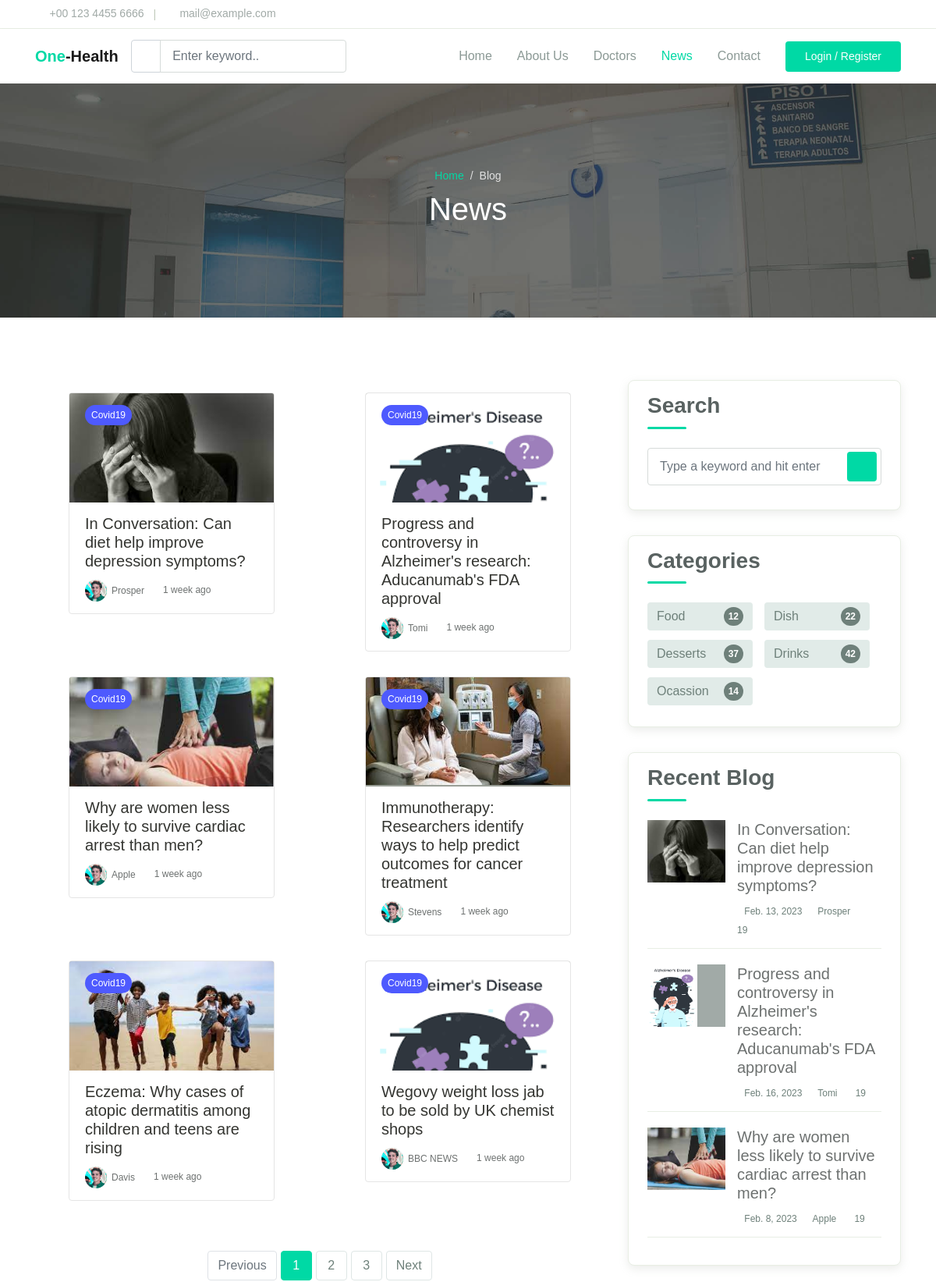
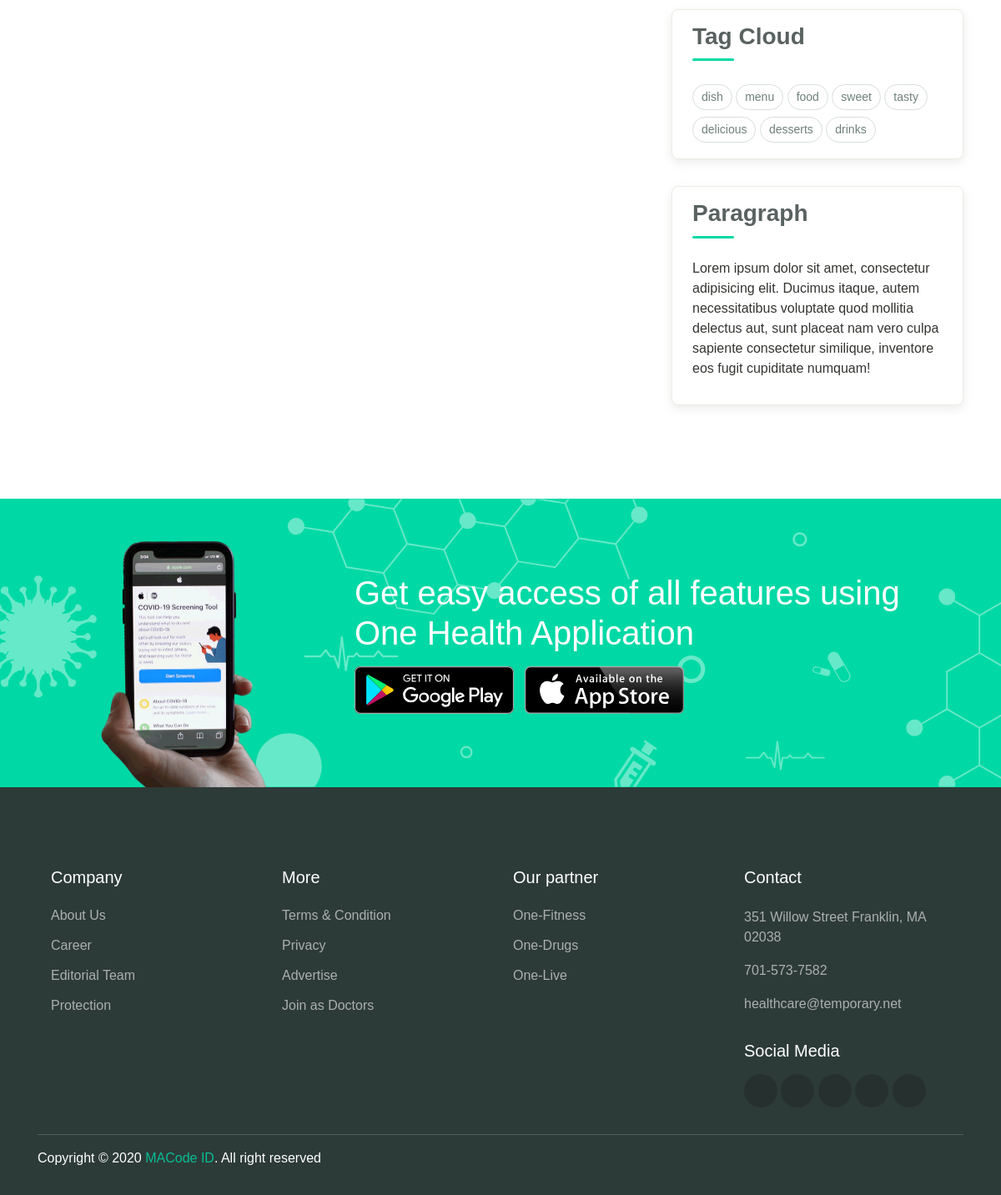
Page /news/ on the committed database (2 pictures, top to bottom).
### app/models.py (models this page shows, shortened)
class News(models.Model):
    headline = models.CharField(max_length=100)
    content = models.TextField()
    author = models.CharField(max_length=50)
    date = models.DateField()
    image = models.ImageField(default='default.jpg', upload_to='news images')
    slug = models.SlugField()
    class Meta:
        verbose_name_plural = 'News'

### app/views.py (the view)
# urls.py: path('news/',NewsPage, name='blog' ),
def NewsPage(request):
    news = News.objects.all()
    context = {
        'news' : news
    }
    return render(request, 'app/blog.html', context)

### app/templates/app/blog.html (shortened to what this page needs)
{% load static %}
<!DOCTYPE html>
<html lang="en">
<head>
  <link rel="stylesheet" href="{% static 'app/assets/css/maicons.css' %}">
  <link rel="stylesheet" href="{% static 'app/assets/css/bootstrap.css' %}">
  <link rel="stylesheet" href="{% static 'app/assets/vendor/owl-carousel/css/owl.carousel.css' %}">
  <link rel="stylesheet" href="{% static 'app/assets/vendor/animate/animate.css' %}">
  <link rel="stylesheet" href="{% static 'app/assets/css/theme.css' %}">
</head>
<body>
  <header>
    <div class="topbar">
      <div class="container">
        <div class="row">
          <div class="col-sm-8 text-sm">
            <div class="site-info">
              <a href="#"><span class="mai-call text-primary"></span> +00 123 4455 6666</a>
              <span class="divider">|</span>
              <a href="#"><span class="mai-mail text-primary"></span> mail@example.com</a>
            </div>
          </div>
          <div class="col-sm-4 text-right text-sm">
            <div class="social-mini-button">
              <a href="#"><span class="mai-logo-facebook-f"></span></a>
              <a href="#"><span class="mai-logo-twitter"></span></a>
              <a href="#"><span class="mai-logo-dribbble"></span></a>
              <a href="#"><span class="mai-logo-instagram"></span></a>
            </div>
          </div>
        </div>
      </div>
    </div>
    <nav class="navbar navbar-expand-lg navbar-light shadow-sm">
      <div class="container">
        <a class="navbar-brand" href="#"><span class="text-primary">One</span>-Health</a>
        <form action="#">
          <div class="input-group input-navbar">
            <div class="input-group-prepend">
              <span class="input-group-text" id="icon-addon1"><span class="mai-search"></span></span>
            </div>
            <input type="text" class="form-control" placeholder="Enter keyword.." aria-label="Username" aria-describedby="icon-addon1">
          </div>
        </form>
        <div class="collapse navbar-collapse" id="navbarSupport">
          <ul class="navbar-nav ml-auto">
            <li class="nav-item">
              <a class="nav-link" href="{% url 'home' %}">Home</a>
            </li>
            <li class="nav-item">
              <a class="nav-link" href="{% url 'about' %}">About Us</a>
            </li>
            <li class="nav-item">
              <a class="nav-link" href="{% url 'doctorpage' %}">Doctors</a>
            </li>
            <li class="nav-item active">
              <a class="nav-link" href="{% url 'blog' %}">News</a>
            </li>
            <li class="nav-item">
              <a class="nav-link" href="{% url 'contact' %}">Contact</a>
            </li>
            <li class="nav-item">
              <a class="btn btn-primary ml-lg-3" href="{% url 'signup' %}">Login / Register</a>
            </li>
          </ul>
        </div>
      </div>
    </nav>
  </header>
  <div class="page-banner overlay-dark bg-image" style="background-image: url(../static/app/assets/img/bg_image_1.jpg);">
    <div class="banner-section">
      <div class="container text-center wow fadeInUp">
        <nav aria-label="Breadcrumb">
          <ol class="breadcrumb breadcrumb-dark bg-transparent justify-content-center py-0 mb-2">
            <li class="breadcrumb-item"><a href="{% url 'home' %}">Home</a></li>
            <li class="breadcrumb-item active" aria-current="page">Blog</li>
          </ol>
        </nav>
        <h1 class="font-weight-normal">News</h1>
      </div>
    </div>
  </div>
  <div class="page-section">
    <div class="container">
      <div class="row">
        <div class="col-lg-8">
          <div class="row">
            {% for news in news %}
            <div class="col-sm-6 py-3">
              <div class="card-blog">
                <div class="header">
                  <div class="post-category">
                    <a href="#">Covid19</a>
                  </div>
                  <a href="blog-details" class="post-thumb">
                    <img src="{{news.image.url}}" alt="">
                  </a>
                </div>
                <div class="body">
                  <h5 class="post-title"><a href="{% url 'blog-detail' news.slug %}">{{news.headline}}</a></h5>
                  <div class="site-info">
                    <div class="avatar mr-2">
                      <div class="avatar-img">
                        <img src="{% static 'app/assets/img/person/person_1.jpg' %}" alt="">
                      </div>
                      <span>{{news.author}}</span>
                    </div>
                    <span class="mai-time"></span> 1 week ago
                  </div>
                </div>
              </div>
            </div>
            {% endfor %}
            <div class="col-12 my-5">
              <nav aria-label="Page Navigation">
                <ul class="pagination justify-content-center">
                  <li class="page-item disabled">
                    <a class="page-link" href="#" tabindex="-1" aria-disabled="true">Previous</a>
                  </li>
                  <li class="page-item active" aria-current="page">
                    <a class="page-link" href="#">1 <span class="sr-only">(current)</span></a>
                  </li>
                  <li class="page-item">
                    <a class="page-link" href="#">2</a>
                  </li>
                  <li class="page-item"><a class="page-link" href="#">3</a></li>
                  <li class="page-item">
                    <a class="page-link" href="#">Next</a>
                  </li>
                </ul>
              </nav>
            </div>
          </div>
        </div>
        <div class="col-lg-4">
          <div class="sidebar">
            <div class="sidebar-block">
              <h3 class="sidebar-title">Search</h3>
              <form action="#" class="search-form">
                <div class="form-group">
                  <input type="text" class="form-control" placeholder="Type a keyword and hit enter">
                  <button type="submit" class="btn"><span class="icon mai-search"></span></button>
                </div>
              </form>
            </div>
            <div class="sidebar-block">
              <h3 class="sidebar-title">Categories</h3>
              <ul class="categories">
                <li><a href="#">Food <span>12</span></a></li>
                <li><a href="#">Dish <span>22</span></a></li>
                <li><a href="#">Desserts <span>37</span></a></li>
                <li><a href="#">Drinks <span>42</span></a></li>
                <li><a href="#">Ocassion <span>14</span></a></li>
              </ul>
            </div>
            <div class="sidebar-block">
              <h3 class="sidebar-title">Recent Blog</h3>
              {% for news in news|slice:":3" %}
              <div class="blog-item">
                <a class="post-thumb" href="">
                  <img src="{{news.image.url}}" alt="">
                </a>
                <div class="content">
                  <h5 class="post-title"><a href="#">{{news.headline}}</a></h5>
                  <div class="meta">
                    <a href="#"><span class="mai-calendar"></span>{{news.date}}</a>
                    <a href="#"><span class="mai-person"></span>{{news.author}}</a>
                    <a href="#"><span class="mai-chatbubbles"></span> 19</a>
                  </div>
                </div>
              </div>
              {% endfor %}
            </div>
            <div class="sidebar-block">
              <h3 class="sidebar-title">Tag Cloud</h3>
              <div class="tagcloud">
                <a href="#" class="tag-cloud-link">dish</a>
                <a href="#" class="tag-cloud-link">menu</a>
                <a href="#" class="tag-cloud-link">food</a>
                <a href="#" class="tag-cloud-link">sweet</a>
                <a href="#" class="tag-cloud-link">tasty</a>
                <a href="#" class="tag-cloud-link">delicious</a>
                <a href="#" class="tag-cloud-link">desserts</a>
                <a href="#" class="tag-cloud-link">drinks</a>
              </div>
            </div>
            <div class="sidebar-block">
              <h3 class="sidebar-title">Paragraph</h3>
              <p>Lorem ipsum dolor sit amet, consectetur adipisicing elit. Ducimus itaque, autem necessitatibus voluptate quod mollitia delectus aut, sunt placeat nam vero culpa sapiente consectetur similique, inventore eos fugit cupiditate numquam!</p>
            </div>
          </div>
        </div>
      </div>
    </div>
  </div>
  <div class="page-section banner-home bg-image" style="background-image: url(../static/app/assets/img/banner-pattern.svg);">
    <div class="container py-5 py-lg-0">
      <div class="row align-items-center">
        <div class="col-lg-4 wow zoomIn">
          <div class="img-banner d-none d-lg-block">
            <img src="{% static 'app/assets/img/mobile_app.png' %}" alt="">
          </div>
        </div>
        <div class="col-lg-8 wow fadeInRight">
          <h1 class="font-weight-normal mb-3">Get easy access of all features using One Health Application</h1>
          <a href="#"><img src="{% static 'app/assets/img/google_play.svg' %}" alt=""></a>
          <a href="#" class="ml-2"><img src="{% static 'app/assets/img/app_store.svg' %}" alt=""></a>
        </div>
      </div>
    </div>
  </div>
  <footer class="page-footer">
    <div class="container">
      <div class="row px-md-3">
        <div class="col-sm-6 col-lg-3 py-3">
          <h5>Company</h5>
          <ul class="footer-menu">
            <li><a href="{% url 'about' %}">About Us</a></li>
            <li><a href="#">Career</a></li>
            <li><a href="#">Editorial Team</a></li>
            <li><a href="#">Protection</a></li>
          </ul>
        </div>
        <div class="col-sm-6 col-lg-3 py-3">
          <h5>More</h5>
          <ul class="footer-menu">
            <li><a href="#">Terms & Condition</a></li>
            <li><a href="#">Privacy</a></li>
            <li><a href="#">Advertise</a></li>
            <li><a href="#">Join as Doctors</a></li>
          </ul>
        </div>
        <div class="col-sm-6 col-lg-3 py-3">
          <h5>Our partner</h5>
          <ul class="footer-menu">
            <li><a href="#">One-Fitness</a></li>
            <li><a href="#">One-Drugs</a></li>
            <li><a href="#">One-Live</a></li>
          </ul>
        </div>
        <div class="col-sm-6 col-lg-3 py-3">
          <h5>Contact</h5>
          <p class="footer-link mt-2">351 Willow Street Franklin, MA 02038</p>
          <a href="#" class="footer-link">701-573-7582</a>
          <a href="#" class="footer-link">healthcare@temporary.net</a>
          <h5 class="mt-3">Social Media</h5>
          <div class="footer-sosmed mt-3">
            <a href="#" target="_blank"><span class="mai-logo-facebook-f"></span></a>
            <a href="#" target="_blank"><span class="mai-logo-twitter"></span></a>
            <a href="#" target="_blank"><span class="mai-logo-google-plus-g"></span></a>
            <a href="#" target="_blank"><span class="mai-logo-instagram"></span></a>
            <a href="#" target="_blank"><span class="mai-logo-linkedin"></span></a>
          </div>
        </div>
      </div>
      <hr>
      <p id="copyright">Copyright &copy; 2020 <a href="https://macodeid.com/" target="_blank">MACode ID</a>. All right reserved</p>
    </div>
  </footer>
</body>
</html>

### rows in the picture
News: image (picture), headline "In Conversation: Can diet help improve depression symptoms?", author "Prosper", date "Feb. 13, 2023"
News: image (picture), headline "Progress and controversy in Alzheimer's research: Aducanumab's FDA approval", author "Tomi", date "Feb. 16, 2023"
News: image (picture), headline "Why are women less likely to survive cardiac arrest than men?", author "Apple", date "Feb. 8, 2023"
News: image (picture), headline "Immunotherapy: Researchers identify ways to help predict outcomes for cancer treatment", author "Stevens"
News: image (picture), headline "Eczema: Why cases of atopic dermatitis among children and teens are rising", author "Davis"
News: image (picture), headline "Wegovy weight loss jab to be sold by UK chemist shops", author "BBC NEWS"
